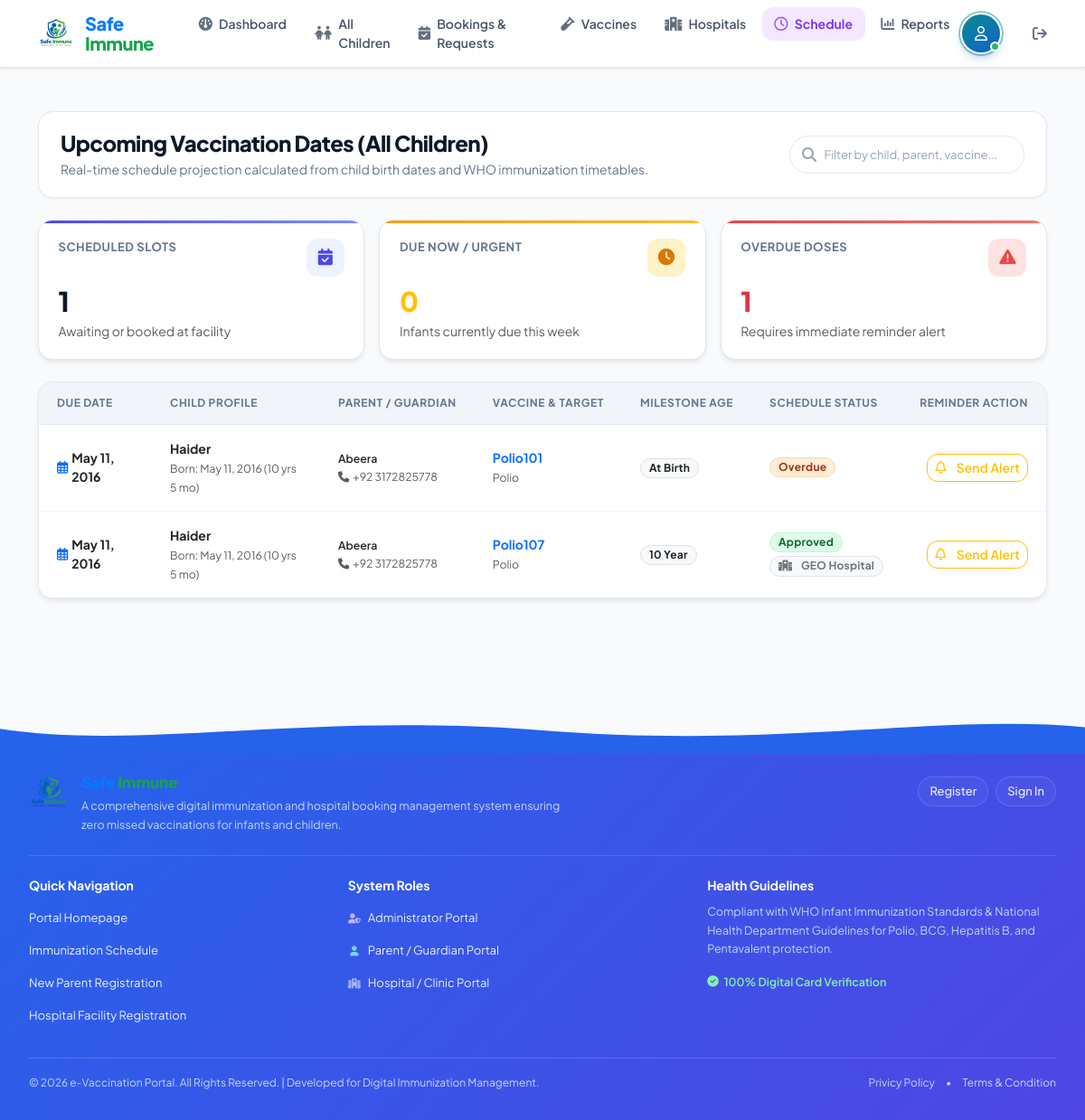
The page /admin/schedule.php (signed in) on the database its author committed.
### tables this page shows
CREATE TABLE `children` (
  `id` INT NOT NULL AUTO_INCREMENT,
  `parent_id` INT NOT NULL,
  `name` VARCHAR(100) NOT NULL,
  `dob` DATE NOT NULL,
  `gender` VARCHAR(10) NOT NULL,
  `blood_group` VARCHAR(10) DEFAULT NULL,
  `birth_hospital` VARCHAR(150) DEFAULT NULL,
  `allergies` TEXT,
  `notes` TEXT,
  `created_at` DATETIME DEFAULT CURRENT_TIMESTAMP,
  PRIMARY KEY (`id`),
  KEY `idx_children_parent_id` (`parent_id`),
  CONSTRAINT `fk_children_parent` FOREIGN KEY (`parent_id`) REFERENCES `users` (`id`) ON DELETE CASCADE
);

CREATE TABLE `users` (
  `id` INT NOT NULL AUTO_INCREMENT,
  `name` VARCHAR(100) NOT NULL,
  `email` VARCHAR(120) NOT NULL,
  `password` VARCHAR(255) NOT NULL,
  `role` VARCHAR(20) NOT NULL,
  `phone` VARCHAR(30) DEFAULT NULL,
  `address` TEXT,
  `created_at` DATETIME DEFAULT CURRENT_TIMESTAMP,
  PRIMARY KEY (`id`),
  UNIQUE KEY `email` (`email`)
);

CREATE TABLE `hospitals` (
  `id` INT NOT NULL AUTO_INCREMENT,
  `user_id` INT DEFAULT NULL,
  `name` VARCHAR(150) NOT NULL,
  `reg_number` VARCHAR(50) DEFAULT NULL,
  `city` VARCHAR(80) NOT NULL,
  `location` VARCHAR(255) NOT NULL,
  `phone` VARCHAR(40) NOT NULL,
  `email` VARCHAR(120) DEFAULT NULL,
  `status` VARCHAR(20) DEFAULT 'active',
  `operating_hours` VARCHAR(100) DEFAULT '08:00 AM - 05:00 PM',
  `created_at` DATETIME DEFAULT CURRENT_TIMESTAMP,
  PRIMARY KEY (`id`),
  KEY `idx_hospitals_user_id` (`user_id`),
  CONSTRAINT `fk_hospitals_user` FOREIGN KEY (`user_id`) REFERENCES `users` (`id`) ON DELETE SET NULL
);

### includes/db.php (called while the page is built, shortened)
<?php
function get_db(): PDO {
    static $pdo = null;
    if ($pdo !== null) {
        return $pdo;
    }
    try {
        if (DB_DRIVER === 'sqlite') {
            $dbDir = dirname(SQLITE_PATH);
            if (!is_dir($dbDir)) {
                mkdir($dbDir, 0777, true);
            }
            $isNew = !file_exists(SQLITE_PATH) || filesize(SQLITE_PATH) === 0;
            $pdo = new PDO('sqlite:' . SQLITE_PATH);
            $pdo->setAttribute(PDO::ATTR_ERRMODE, PDO::ERRMODE_EXCEPTION);
            $pdo->setAttribute(PDO::ATTR_DEFAULT_FETCH_MODE, PDO::FETCH_ASSOC);
            $pdo->exec("PRAGMA foreign_keys = ON;");
            if ($isNew || !table_exists($pdo, 'users')) {
                initialize_database($pdo);
            }
        } else {
            $dsn = "mysql:host=" . DB_HOST . ";port=" . DB_PORT . ";dbname=" . DB_NAME . ";charset=utf8mb4";
            $pdo = new PDO($dsn, DB_USER, DB_PASS, [
                PDO::ATTR_ERRMODE => PDO::ERRMODE_EXCEPTION,
                PDO::ATTR_DEFAULT_FETCH_MODE => PDO::FETCH_ASSOC,
                PDO::ATTR_EMULATE_PREPARES => false
            ]);
        }
        return $pdo;
    } catch (PDOException $e) {
        die("Database Connection Error: " . htmlspecialchars($e->getMessage()));
    }
}
function db_query(string $sql, array $params = []): PDOStatement {
    $pdo = get_db();
    $stmt = $pdo->prepare($sql);
    $stmt->execute($params);
    return $stmt;
}
function db_fetch_all(string $sql, array $params = []): array {
    return db_query($sql, $params)->fetchAll();
}
function db_fetch_one(string $sql, array $params = []) {
    return db_query($sql, $params)->fetch();
}

### admin/schedule.php (the view, shortened to what this page needs)
<?php
require_once __DIR__ . '/../includes/functions.php';
$allChildren = db_fetch_all("
    SELECT c.*, u.name as parent_name, u.phone as parent_phone
    FROM children c
    JOIN users u ON c.parent_id = u.id
    ORDER BY c.dob DESC
");
$allUpcomingDoses = [];
foreach ($allChildren as $c) {
    $childSchedule = get_child_immunization_schedule($c['id']);
    foreach ($childSchedule as $s) {
        if ($s['status'] !== 'Vaccinated') {
            $allUpcomingDoses[] = [
                'child_id' => $c['id'],
                'child_name' => $c['name'],
                'child_dob' => $c['dob'],
                'parent_name' => $c['parent_name'],
                'parent_phone' => $c['parent_phone'],
                'vaccine_name' => $s['vaccine_name'],
                'disease' => $s['disease'],
                'recommended_age' => $s['recommended_age'],
                'due_date' => $s['due_date'],
                'status' => $s['status'],
                'appointment' => $s['appointment']
            ];
        }
    }
}
usort($allUpcomingDoses, function ($a, $b) {
    return strtotime($a['due_date']) <=> strtotime($b['due_date']);
});
require_once __DIR__ . '/../includes/header.php';
?>
<div class="page-header-bar">
    <div>
        <h1 class="page-title">Upcoming Vaccination Dates (All Children)</h1>
        <p class="page-subtitle">Real-time schedule projection calculated from child birth dates and WHO immunization timetables.</p>
    </div>
    <div class="search-box-wrapper">
        <input type="text" data-table-search="scheduleTable" placeholder="Filter by child, parent, vaccine..." class="form-control">
    </div>
</div>
<div class="row g-3 mb-4">
    <div class="col-md-4">
        <div class="metric-card metric-indigo">
            <div class="metric-header">
                <span class="metric-label">Scheduled Slots</span>
                <span class="metric-icon"><i class="fa-solid fa-calendar-check"></i></span>
            </div>
            <div class="metric-value">
                <?= count(array_filter($allUpcomingDoses, fn($d) => in_array($d['status'], ['Approved', 'Pending Approval']))) ?>
            </div>
            <span class="small text-muted">Awaiting or booked at facility</span>
        </div>
    </div>
    <div class="col-md-4">
        <div class="metric-card metric-amber">
            <div class="metric-header">
                <span class="metric-label">Due Now / Urgent</span>
                <span class="metric-icon"><i class="fa-solid fa-clock"></i></span>
            </div>
            <div class="metric-value text-warning">
                <?= count(array_filter($allUpcomingDoses, fn($d) => $d['status'] === 'Due Now')) ?>
            </div>
            <span class="small text-muted">Infants currently due this week</span>
        </div>
    </div>
    <div class="col-md-4">
        <div class="metric-card metric-rose">
            <div class="metric-header">
                <span class="metric-label">Overdue Doses</span>
                <span class="metric-icon"><i class="fa-solid fa-triangle-exclamation"></i></span>
            </div>
            <div class="metric-value text-danger">
                <?= count(array_filter($allUpcomingDoses, fn($d) => $d['status'] === 'Overdue')) ?>
            </div>
            <span class="small text-muted">Requires immediate reminder alert</span>
        </div>
    </div>
</div>
<div class="table-card">
    <div class="table-responsive">
        <table id="scheduleTable" class="table-custom">
            <thead>
                <tr>
                    <th>Due Date</th>
                    <th>Child Profile</th>
                    <th>Parent / Guardian</th>
                    <th>Vaccine &amp; Target</th>
                    <th>Milestone Age</th>
                    <th>Schedule Status</th>
                    <th class="text-end">Reminder Action</th>
                </tr>
            </thead>
            <tbody>
                <?php if (empty($allUpcomingDoses)): ?>
                    <tr>
                        <td colspan="7">
                            <div class="empty-state-box">
                                <div class="empty-state-icon text-muted">
                                    <i class="fa-regular fa-calendar-check"></i>
                                </div>
                                <h6 class="empty-state-title">No Upcoming Schedules</h6>
                                <p class="empty-state-text">No pending vaccination milestones found. Once parents register their children, immunization timelines will appear here.</p>
                            </div>
                        </td>
                    </tr>
                <?php else: ?>
                    <?php foreach ($allUpcomingDoses as $item): ?>
                        <tr>
                            <td>
                                <div class="fw-bold text-dark d-flex align-items-center gap-1">
                                    <i class="fa-regular fa-calendar-days text-primary"></i>
                                    <?= format_date($item['due_date']) ?>
                                </div>
                            </td>
                            <td>
                                <div class="fw-bold text-dark"><?= htmlspecialchars($item['child_name']) ?></div>
                                <small class="text-muted">Born: <?= format_date($item['child_dob']) ?> (<?= calculate_age($item['child_dob']) ?>)</small>
                            </td>
                            <td>
                                <div class="fw-semibold text-dark small"><?= htmlspecialchars($item['parent_name']) ?></div>
                                <small class="text-muted"><i class="fa-solid fa-phone me-1"></i><?= htmlspecialchars($item['parent_phone']) ?></small>
                            </td>
                            <td>
                                <div class="fw-bold text-primary"><?= htmlspecialchars($item['vaccine_name']) ?></div>
                                <small class="text-muted"><?= htmlspecialchars($item['disease']) ?></small>
                            </td>
                            <td>
                                <span class="badge bg-light text-dark border"><?= htmlspecialchars($item['recommended_age']) ?></span>
                            </td>
                            <td>
                                <div class="d-flex flex-column gap-1 align-items-start">
                                    <?= render_status_badge($item['status']) ?>
                                    <?php if ($item['appointment']): ?>
                                        <small class="badge bg-light text-secondary border">
                                            <i class="fa-solid fa-hospital me-1"></i><?= htmlspecialchars($item['appointment']['hospital_name']) ?>
                                        </small>
                                    <?php endif; ?>
                                </div>
                            </td>
                            <td class="text-end">
                                <a href="<?= BASE_URL ?>/admin/schedule.php?remind_child_id=<?= $item['child_id'] ?>&vaccine_name=<?= urlencode($item['vaccine_name']) ?>" class="btn btn-outline-warning btn-sm py-1 px-2" title="Dispatch notification reminder to parent">
                                    <i class="fa-regular fa-bell me-1"></i> Send Alert
                                </a>
                            </td>
                        </tr>
                    <?php endforeach; ?>
                <?php endif; ?>
            </tbody>
        </table>
    </div>
</div>
<?php require_once __DIR__ . '/../includes/footer.php'; ?>

### includes/functions.php (shortened to what this page needs)
<?php
require_once __DIR__ . '/db.php';
function format_date(?string $date, string $format = 'M d, Y'): string {
    $time = strtotime($date);
    return $time ? date($format, $time) : 'N/A';
}
function calculate_age(string $dob): string {
    try {
        $birthDate = new DateTime($dob);
        $today = new DateTime('today');
        $diff = $birthDate->diff($today);
        if ($diff->y > 0) {
            return $diff->y . ' yr' . ($diff->y > 1 ? 's ' : ' ') . ($diff->m > 0 ? $diff->m . ' mo' : '');
        } elseif ($diff->m > 0) {
            return $diff->m . ' month' . ($diff->m > 1 ? 's' : '') . ($diff->d > 0 ? ' ' . $diff->d . ' d' : '');
        }
    } catch (Exception $e) {
        return 'Unknown';
    }
}
function render_status_badge(string $status): string {
    $statusLower = strtolower(trim($status));
    $classes = [
        'pending' => 'badge-pending',
        'approved' => 'badge-approved',
        'completed' => 'badge-completed',
        'vaccinated' => 'badge-completed',
        'not vaccinated' => 'badge-rejected',
        'rejected' => 'badge-rejected',
        'missed' => 'badge-overdue',
        'available' => 'badge-available',
        'unavailable' => 'badge-unavailable',
        'active' => 'badge-active',
        'inactive' => 'badge-inactive',
        'due' => 'badge-due',
        'overdue' => 'badge-overdue',
        'upcoming' => 'badge-upcoming'
    ];
    $badgeClass = $classes[$statusLower] ?? 'badge-upcoming';
    $label = ucwords($status);
    return '<span class="badge ' . $badgeClass . '">' . htmlspecialchars($label) . '</span>';
}
function get_child_immunization_schedule(int $childId): array {
    $child = db_fetch_one("SELECT * FROM children WHERE id = ?", [$childId]);
    $dobTimestamp = strtotime($child['dob']);
    $todayTimestamp = strtotime('today');
    $vaccines = db_fetch_all("SELECT * FROM vaccines ORDER BY recommended_days_from_birth ASC, id ASC");
    $records = db_fetch_all("
        SELECT vr.*, h.name as hospital_name
        FROM vaccination_records vr
        LEFT JOIN hospitals h ON vr.hospital_id = h.id
        WHERE vr.child_id = ?
    ", [$childId]);
    $completedMap = [];
    $activeBookings = db_fetch_all("
        SELECT a.*, h.name as hospital_name, v.name as vaccine_name
        FROM appointments a
        LEFT JOIN hospitals h ON a.hospital_id = h.id
        LEFT JOIN vaccines v ON a.vaccine_id = v.id
        WHERE a.child_id = ? AND a.status IN ('pending', 'approved')
    ", [$childId]);
    $bookingMap = [];
    foreach ($activeBookings as $b) {
        $bookingMap[$b['vaccine_id']] = $b;
    }
    $schedule = [];
    foreach ($vaccines as $v) {
        $days = (int)$v['recommended_days_from_birth'];
        $dueDateTimestamp = strtotime("+{$days} days", $dobTimestamp);
        $dueDate = date('Y-m-d', $dueDateTimestamp);
        $item = [
            'vaccine_id' => $v['id'],
            'vaccine_name' => $v['name'],
            'disease' => $v['disease_prevented'],
            'recommended_age' => $v['recommended_age'],
            'due_date' => $dueDate,
            'status' => 'Upcoming',
            'record' => null,
            'appointment' => null
        ];
        if (isset($completedMap[$v['id']])) {
            $item['status'] = $completedMap[$v['id']]['status'];
            $item['record'] = $completedMap[$v['id']];
        } elseif (isset($bookingMap[$v['id']])) {
            $item['status'] = ($bookingMap[$v['id']]['status'] === 'approved') ? 'Approved' : 'Pending Approval';
            $item['appointment'] = $bookingMap[$v['id']];
        } else {
            $diffDays = ($todayTimestamp - $dueDateTimestamp) / (60 * 60 * 24);
            if ($diffDays > 14) {
                $item['status'] = 'Overdue';
            } elseif ($diffDays >= -7 && $diffDays <= 14) {
                $item['status'] = 'Due Now';
            } else {
                $item['status'] = 'Upcoming';
            }
        }
        $schedule[] = $item;
    }
    return $schedule;
}

### rows shown on the page
children: dob "May 11, 2016", name "Haider", dob "10 yrs 5 mo", parent.name "Abeera", parent.phone "+92 3172825778", vaccine_name "Polio101", disease "Polio", recommended_age "At Birth", label "Overdue", vaccine_name "Polio107", recommended_age "10 Year", label "Approved"
hospitals: name "GEO Hospital"

### other values the page prints
APP_NAME "e-Vaccination Portal"
